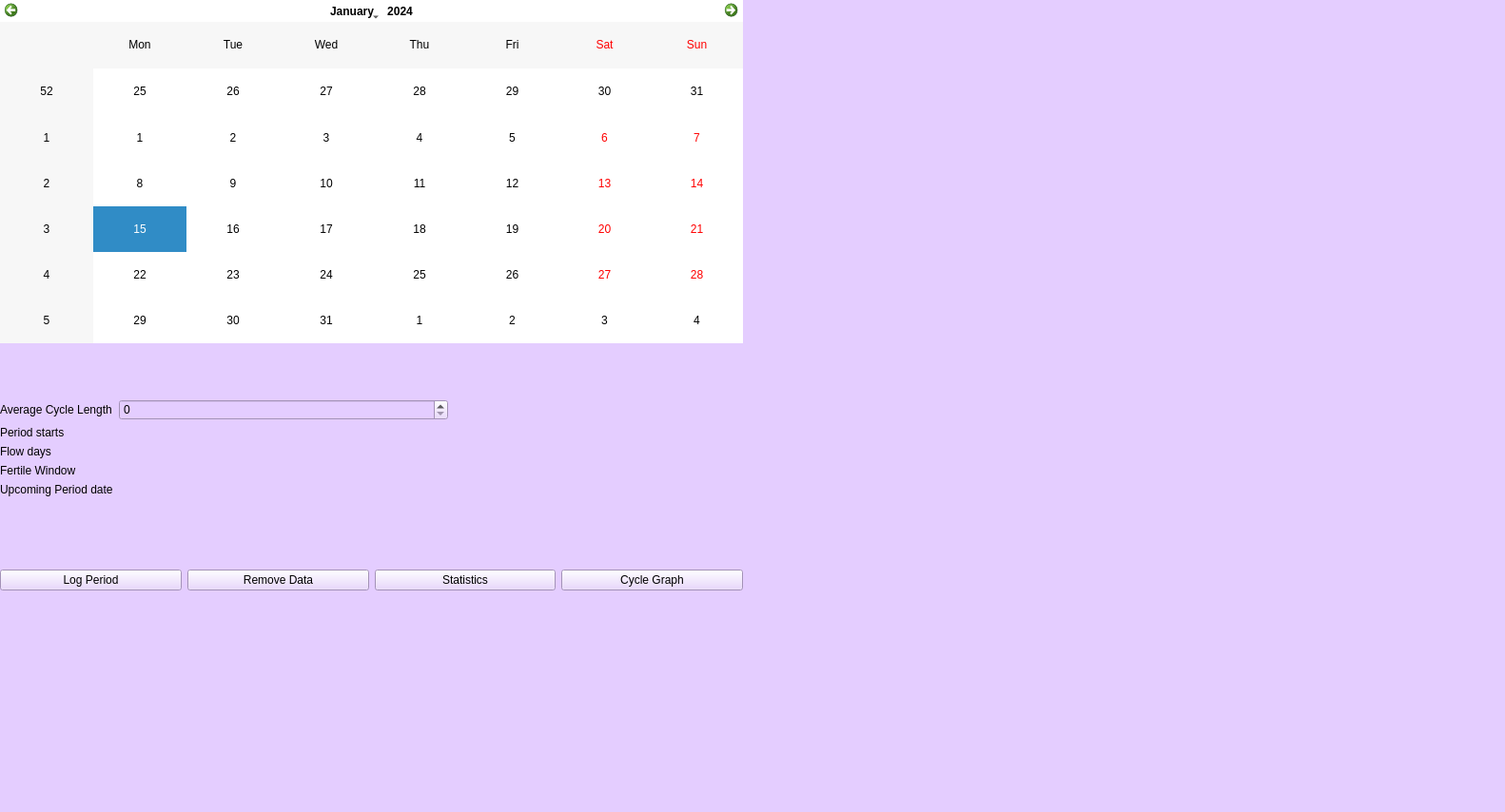
<?xml version="1.0" encoding="UTF-8"?>
<ui version="4.0">
 <class>Form</class>
 <widget class="QMainWindow" name="Form">
  <property name="geometry">
   <rect>
    <x>0</x>
    <y>0</y>
    <width>1582</width>
    <height>854</height>
   </rect>
  </property>
  <property name="windowTitle">
   <string>MainWindow</string>
  </property>
  <property name="styleSheet">
   <string notr="true">QWidget {
    background-color: rgb(228, 205, 255);
   }
   </string>
  </property>
  <widget class="QWidget" name="centralwidget">

   <!-- Calendar Widget -->
   <widget class="Calendar" name="calendarWidget">
    <property name="geometry">
     <rect>
      <x>0</x>
      <y>0</y>
      <width>781</width>
      <height>361</height>
     </rect>
    </property>
    <property name="minimumSize">
     <size>
      <width>781</width>
      <height>361</height>
     </size>
    </property>
    <property name="maximumSize">
     <size>
      <width>781</width>
      <height>361</height>
     </size>
    </property>
    <property name="layoutDirection">
     <enum>Qt::LayoutDirection::LeftToRight</enum>
    </property>
    <property name="styleSheet">
     <string notr="true">QCalendarWidget QWidget {
      background-color: rgb(255, 255, 255);
      color: rgb(0, 0, 0);
     }
     </string>
    </property>
   </widget>

   <!-- Labels on the right side -->
   <widget class="QWidget" name="formLayoutWidget">
    <property name="geometry">
     <rect>
      <x>0</x>
      <y>420</y>
      <width>471</width>
      <height>163</height>
     </rect>
    </property>
    <layout class="QFormLayout" name="formLayout">
     <item row="0" column="0">
      <widget class="QLabel" name="labelCycleLength">
       <property name="styleSheet">
        <string notr="true">QLabel {
         color: rgb(0, 0, 0);
         font: 10pt "Segoe UI";
        }
        </string>
       </property>
       <property name="text">
        <string>Average Cycle Length</string>
       </property>
      </widget>
     </item>
     <item row="0" column="1">
      <widget class="QSpinBox" name="cycleLengthSpinBox">
       <property name="styleSheet">
        <string notr="true">QSpinBox { color: rgb(0, 0, 0); }</string>
       </property>
      </widget>
     </item>

     <item row="1" column="0">
      <widget class="QLabel" name="flowLabel">
       <property name="styleSheet">
        <string notr="true">QLabel {
         color: rgb(0, 0, 0);
         font: 10pt "Segoe UI";
        }
        </string>
       </property>
       <property name="text">
        <string>Period starts</string>
       </property>
      </widget>
     </item>

     <item row="2" column="0">
      <widget class="QLabel" name="periodLabel">
       <property name="styleSheet">
        <string notr="true">QLabel {
         color: rgb(0, 0, 0);
         font: 10pt "Segoe UI";
        }
        </string>
       </property>
       <property name="text">
        <string>Flow days</string>
       </property>
      </widget>
     </item>

     <item row="3" column="0">
      <widget class="QLabel" name="fertileLabel">
       <property name="styleSheet">
        <string notr="true">QLabel {
         color: rgb(0, 0, 0);
         font: 10pt "Segoe UI";
        }
        </string>
       </property>
       <property name="text">
        <string>Fertile Window</string>
       </property>
      </widget>
     </item>

     <item row="4" column="0">
      <widget class="QLabel" name="predictedLabel">
       <property name="styleSheet">
        <string notr="true">QLabel {
         color: rgb(0, 0, 0);
         font: 10pt "Segoe UI";
        }
        </string>
       </property>
       <property name="text">
        <string>Upcoming Period date</string>
       </property>
      </widget>
     </item>
    </layout>
   </widget>

   <!-- Buttons with horizontal layout at bottom -->
   <widget class="QWidget" name="buttonWidget">
    <property name="geometry">
     <rect>
      <x>0</x>
      <y>580</y>
      <width>781</width>
      <height>61</height>
     </rect>
    </property>
    <layout class="QHBoxLayout" name="horizontalLayoutButtons">
     <item>
      <widget class="QPushButton" name="logButton">
       <property name="text">
        <string>Log Period</string>
       </property>
       <property name="styleSheet">
        <string notr="true">QPushButton {
         color: rgb(0, 0, 0);
         font: 10pt "Segoe UI";
        }
        </string>
       </property>
      </widget>
     </item>
     <item>
      <widget class="QPushButton" name="deleteButton">
       <property name="text">
        <string>Remove Data</string>
       </property>
       <property name="styleSheet">
        <string notr="true">QPushButton {
         color: rgb(0, 0, 0);
         font: 10pt "Segoe UI";
        }
        </string>
       </property>
      </widget>
     </item>
     <item>
      <widget class="QPushButton" name="statsButton">
       <property name="text">
        <string>Statistics</string>
       </property>
       <property name="styleSheet">
        <string notr="true">QPushButton {
         color: rgb(0, 0, 0);
         font: 10pt "Segoe UI";
        }
        </string>
       </property>
      </widget>
     </item>
     <item>
      <widget class="QPushButton" name="chartButton">
       <property name="text">
        <string>Cycle Graph</string>
       </property>
       <property name="styleSheet">
        <string notr="true">QPushButton {
         color: rgb(0, 0, 0);
         font: 10pt "Segoe UI";
        }
        </string>
       </property>
      </widget>
     </item>
    </layout>
   </widget>

  </widget>

  <widget class="QMenuBar" name="menubar">
   <property name="geometry">
    <rect>
     <x>0</x>
     <y>0</y>
     <width>1582</width>
     <height>25</height>
    </rect>
   </property>
  </widget>

  <widget class="QStatusBar" name="statusbar"/>
 </widget>
 <customwidgets>
   <customwidget>
     <class>Calendar</class>
     <extends>QCalendarWidget</extends>
     <header>calendar.h</header>
   </customwidget>
 </customwidgets>
 <resources/>
 <connections/>
</ui>
